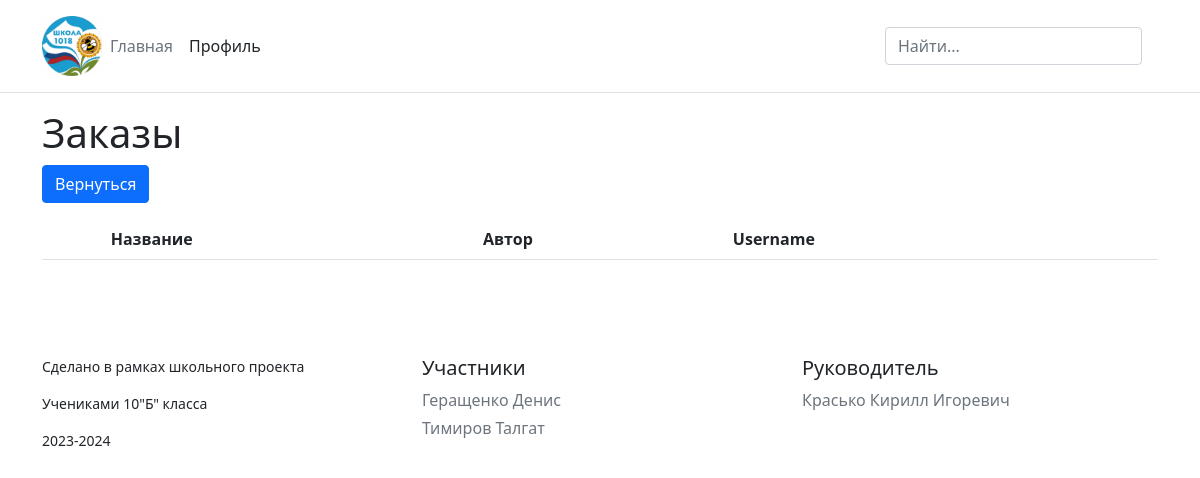
The app's page /ordes (signed in), older data.
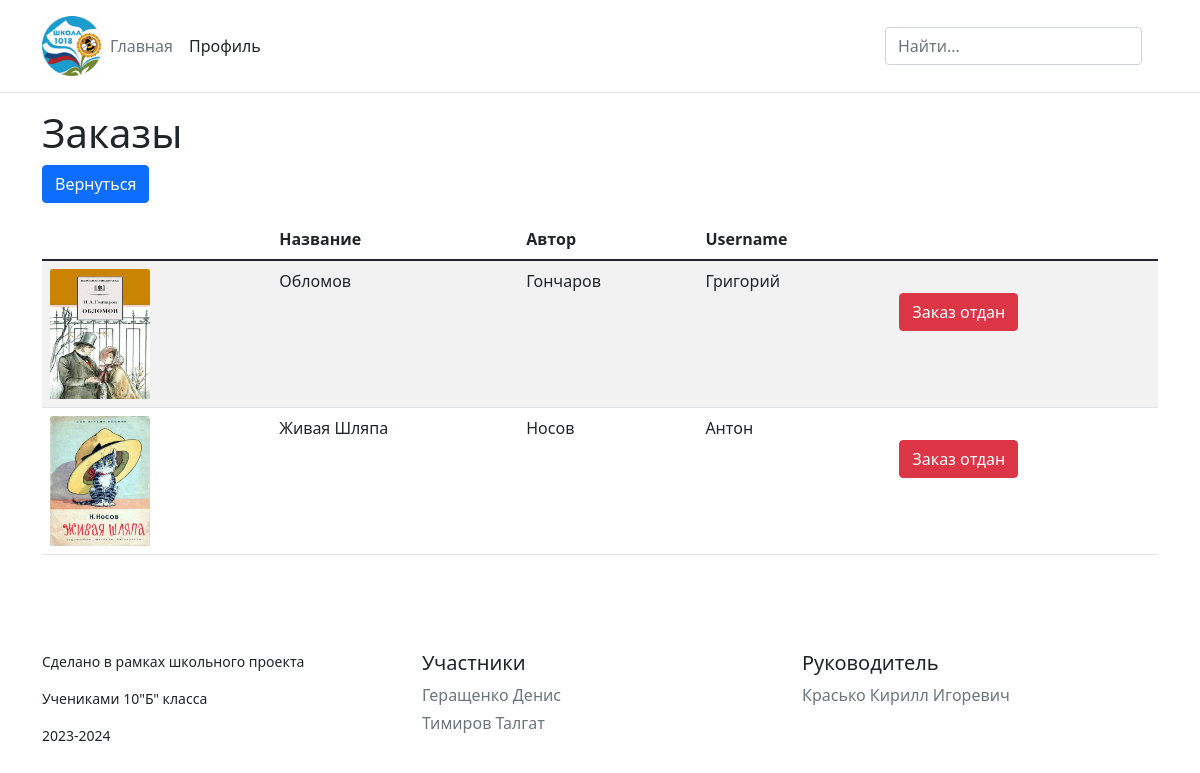
The same page, newer data.
### tables this page shows
CREATE TABLE orders (id INTEGER PRIMARY KEY AUTOINCREMENT, users VARCHAR(50), title VARCHAR(255), author VARCHAR(255), image VARCHAR(255));

### main.py (the view)
@app.route('/ordes')
def orders():
    if 'loggedin' in session:
        cur = con.cursor()
        cur.execute('SELECT * FROM orders')
        orders = cur.fetchall()
        cur.close()
        return render_template('orders.html', orders=orders, count_orders=len(orders))
    else:
        return redirect(url_for('index'))

### templates/orders.html (shortened to what this page needs)
{% extends 'base.html' %}
{% block content %}
    <h1>Заказы</h1>
    <p>
        <a href="{{ url_for('admin') }}" class="btn btn-primary">Вернуться</a>
    </p>
    <table class="table table-striped">
        <thead>
            <tr>
                <th></th>
                <th>Название</th>
                <th>Автор</th>
                <th>Username</th>
                <th></th>
            </tr>
        </thead>
        <tbody>
            {% for order in orders %}
                <tr>
                    <td>
                        <img src="static/images/{{order[4]}}" class="card-img-top"
                        style="width:100px;height:130px">
                    </td>
                    <td>{{ order[2] }}</td>
                    <td>{{ order[3] }}</td>
                    <td>{{ order[1] }}</td>
                    <td>
                        <br>
                            <form action="/order_clear" method="POST">
                                <button type="submit" name="_method" class="btn btn-danger">
                                    Заказ отдан
                                </button>
                            </form>
                    </td>
                </tr>
            {% endfor %}
        </tbody>
    </table>
{% endblock %}

Row changes from the older to the newer data that the page shows:
added orders: image (picture), title "Обломов", author "Гончаров", users "Григорий"
added orders: image (picture), title "Живая Шляпа", author "Носов", users "Антон"
